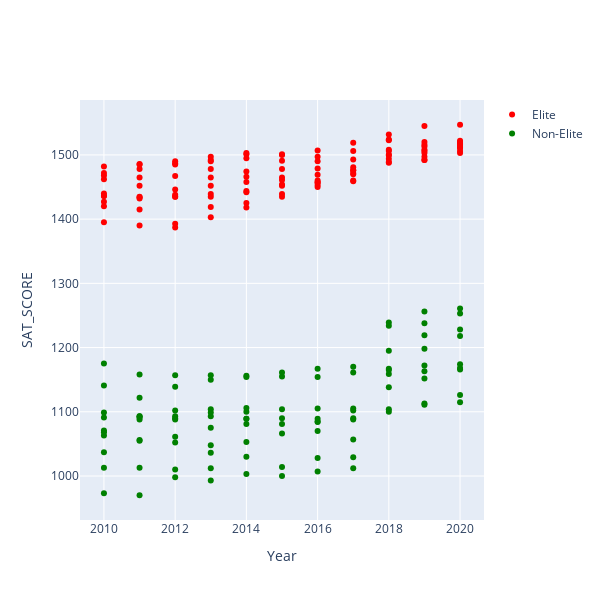

Source (notebook cell):
### Code cell
fig = go.Figure()
fig.add_trace(go.Scatter(
    x=year,
    y=admittanceTier1['SAT_AVG_ALL'],
    marker_color="red",
    mode="markers",
    name="Elite"
))

fig.add_trace(go.Scatter(
    x=year,
    y=admittanceTier2['SAT_AVG_ALL'],
    marker_color="green",
    mode="markers",
    name="Non-Elite"
))
fig.update_layout(
    yaxis=dict(title="SAT_SCORE"),
    xaxis=dict(title="Year"),
)
fig.layout.update(dict(width=600, height=600))
fig.show()
